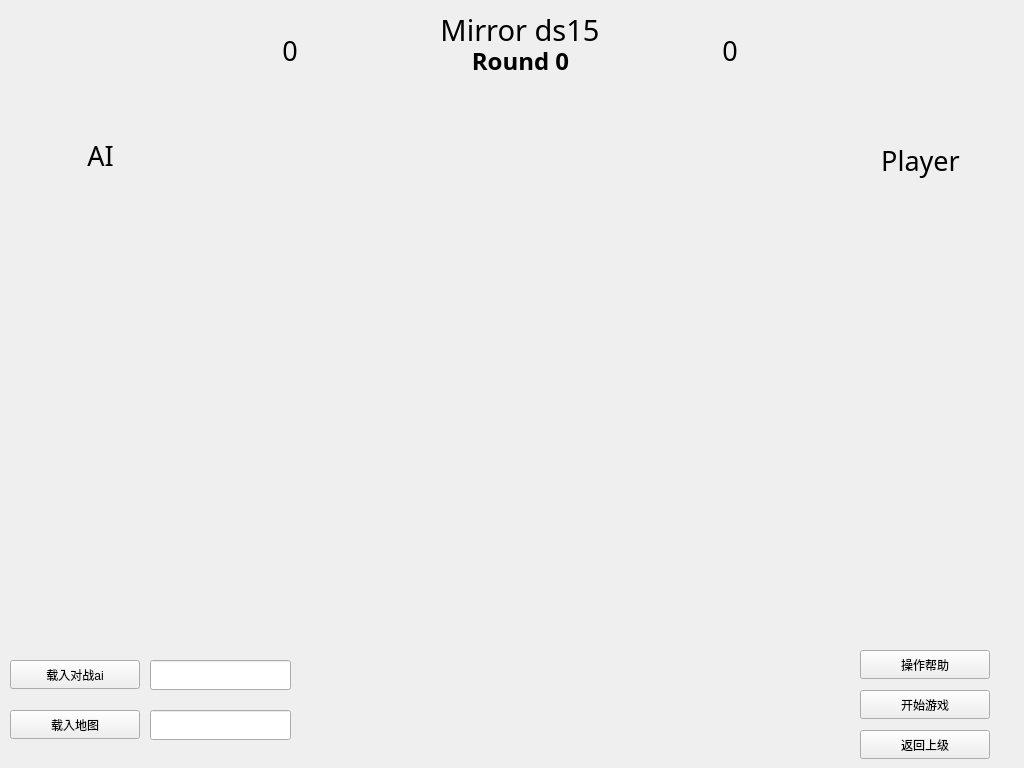
<?xml version="1.0" encoding="UTF-8"?>
<ui version="4.0">
 <class>HumanvsAi</class>
 <widget class="QWidget" name="HumanvsAi">
  <property name="geometry">
   <rect>
    <x>0</x>
    <y>0</y>
    <width>1024</width>
    <height>768</height>
   </rect>
  </property>
  <property name="windowTitle">
   <string>Form</string>
  </property>
  <widget class="QPushButton" name="aiButton">
   <property name="geometry">
    <rect>
     <x>10</x>
     <y>660</y>
     <width>130</width>
     <height>29</height>
    </rect>
   </property>
   <property name="text">
    <string>载入对战ai</string>
   </property>
  </widget>
  <widget class="QLineEdit" name="info_ai">
   <property name="geometry">
    <rect>
     <x>150</x>
     <y>660</y>
     <width>141</width>
     <height>30</height>
    </rect>
   </property>
   <property name="autoFillBackground">
    <bool>false</bool>
   </property>
   <property name="readOnly">
    <bool>true</bool>
   </property>
  </widget>
  <widget class="QPushButton" name="mapButton">
   <property name="geometry">
    <rect>
     <x>10</x>
     <y>710</y>
     <width>130</width>
     <height>29</height>
    </rect>
   </property>
   <property name="text">
    <string>载入地图</string>
   </property>
  </widget>
  <widget class="QLineEdit" name="info_map">
   <property name="geometry">
    <rect>
     <x>150</x>
     <y>710</y>
     <width>141</width>
     <height>30</height>
    </rect>
   </property>
   <property name="sizePolicy">
    <sizepolicy hsizetype="Fixed" vsizetype="Fixed">
     <horstretch>0</horstretch>
     <verstretch>0</verstretch>
    </sizepolicy>
   </property>
  </widget>
  <widget class="QWidget" name="verticalLayoutWidget">
   <property name="geometry">
    <rect>
     <x>10</x>
     <y>180</y>
     <width>181</width>
     <height>431</height>
    </rect>
   </property>
   <layout class="QVBoxLayout" name="verticalLayout"/>
  </widget>
  <widget class="QWidget" name="verticalLayoutWidget_2">
   <property name="geometry">
    <rect>
     <x>830</x>
     <y>180</y>
     <width>181</width>
     <height>431</height>
    </rect>
   </property>
   <layout class="QVBoxLayout" name="verticalLayout_2"/>
  </widget>
  <widget class="QPushButton" name="startButton">
   <property name="geometry">
    <rect>
     <x>860</x>
     <y>690</y>
     <width>130</width>
     <height>29</height>
    </rect>
   </property>
   <property name="text">
    <string>开始游戏</string>
   </property>
  </widget>
  <widget class="QPushButton" name="returnButton">
   <property name="geometry">
    <rect>
     <x>860</x>
     <y>730</y>
     <width>130</width>
     <height>29</height>
    </rect>
   </property>
   <property name="text">
    <string>返回上级</string>
   </property>
  </widget>
  <widget class="QWidget" name="verticalLayoutWidget_3">
   <property name="geometry">
    <rect>
     <x>209</x>
     <y>79</y>
     <width>601</width>
     <height>551</height>
    </rect>
   </property>
   <layout class="QVBoxLayout" name="verticalLayout_3"/>
  </widget>
  <widget class="QLabel" name="title">
   <property name="geometry">
    <rect>
     <x>380</x>
     <y>10</y>
     <width>280</width>
     <height>40</height>
    </rect>
   </property>
   <property name="font">
    <font>
     <family>FZShuTi</family>
     <pointsize>22</pointsize>
     <stylestrategy>PreferDefault</stylestrategy>
    </font>
   </property>
   <property name="autoFillBackground">
    <bool>true</bool>
   </property>
   <property name="text">
    <string>Mirror ds15</string>
   </property>
   <property name="alignment">
    <set>Qt::AlignCenter</set>
   </property>
  </widget>
  <widget class="QPushButton" name="helpButton">
   <property name="geometry">
    <rect>
     <x>860</x>
     <y>650</y>
     <width>130</width>
     <height>29</height>
    </rect>
   </property>
   <property name="text">
    <string>操作帮助</string>
   </property>
  </widget>
  <widget class="QLabel" name="roundLabel">
   <property name="geometry">
    <rect>
     <x>450</x>
     <y>40</y>
     <width>141</width>
     <height>41</height>
    </rect>
   </property>
   <property name="font">
    <font>
     <family>Amiri</family>
     <pointsize>18</pointsize>
     <weight>75</weight>
     <bold>true</bold>
    </font>
   </property>
   <property name="text">
    <string>Round 0</string>
   </property>
   <property name="alignment">
    <set>Qt::AlignCenter</set>
   </property>
  </widget>
  <widget class="QLabel" name="scoLabel1">
   <property name="geometry">
    <rect>
     <x>250</x>
     <y>30</y>
     <width>80</width>
     <height>40</height>
    </rect>
   </property>
   <property name="font">
    <font>
     <family>Lohit Hindi</family>
     <pointsize>20</pointsize>
    </font>
   </property>
   <property name="text">
    <string>0</string>
   </property>
   <property name="alignment">
    <set>Qt::AlignCenter</set>
   </property>
  </widget>
  <widget class="QLabel" name="scoLabel2">
   <property name="geometry">
    <rect>
     <x>690</x>
     <y>30</y>
     <width>80</width>
     <height>40</height>
    </rect>
   </property>
   <property name="font">
    <font>
     <family>Lohit Hindi</family>
     <pointsize>20</pointsize>
    </font>
   </property>
   <property name="text">
    <string>0</string>
   </property>
   <property name="alignment">
    <set>Qt::AlignCenter</set>
   </property>
  </widget>
  <widget class="QLabel" name="label">
   <property name="geometry">
    <rect>
     <x>50</x>
     <y>140</y>
     <width>101</width>
     <height>31</height>
    </rect>
   </property>
   <property name="font">
    <font>
     <family>SimHei</family>
     <pointsize>20</pointsize>
    </font>
   </property>
   <property name="text">
    <string>AI</string>
   </property>
   <property name="alignment">
    <set>Qt::AlignCenter</set>
   </property>
  </widget>
  <widget class="QLabel" name="playerLabel">
   <property name="geometry">
    <rect>
     <x>840</x>
     <y>140</y>
     <width>161</width>
     <height>41</height>
    </rect>
   </property>
   <property name="font">
    <font>
     <family>SimHei</family>
     <pointsize>20</pointsize>
    </font>
   </property>
   <property name="text">
    <string>Player</string>
   </property>
   <property name="alignment">
    <set>Qt::AlignCenter</set>
   </property>
  </widget>
 </widget>
 <resources/>
 <connections/>
</ui>
